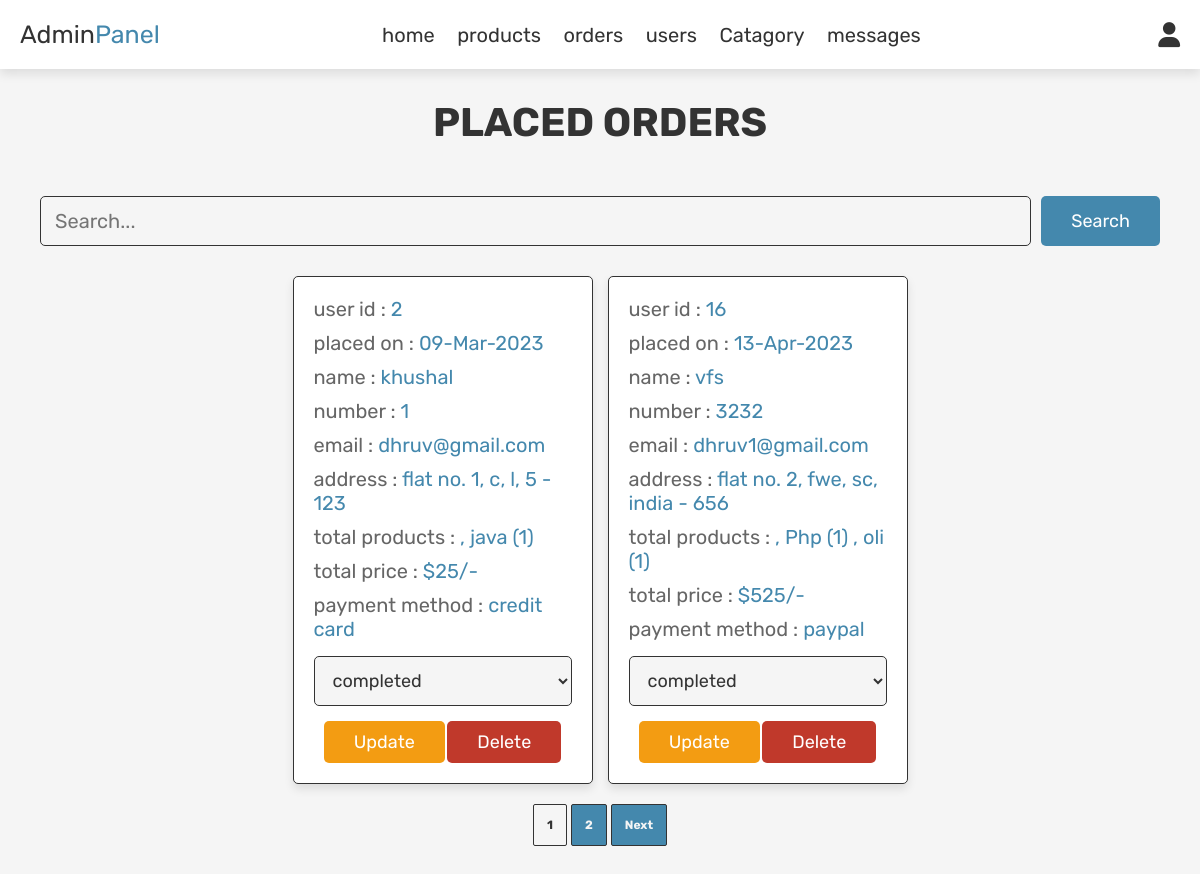
Screenshot of /admin_orders.php (signed in) with the database file from the repository.
### tables this page shows
CREATE TABLE `orders` (
  `id` int(100) NOT NULL,
  `user_id` int(100) NOT NULL,
  `name` varchar(100) NOT NULL,
  `number` varchar(12) NOT NULL,
  `email` varchar(100) NOT NULL,
  `method` varchar(50) NOT NULL,
  `address` varchar(500) NOT NULL,
  `total_products` varchar(1000) NOT NULL,
  `total_price` int(100) NOT NULL,
  `placed_on` varchar(50) NOT NULL,
  `payment_status` varchar(20) NOT NULL DEFAULT 'pending'
);

### admin_orders.php (the view, shortened to what this page needs)
<?php
include 'config.php';
?>
<!DOCTYPE html>
<html lang="en">
<head>
   <link rel="stylesheet" href="https://cdnjs.cloudflare.com/ajax/libs/font-awesome/6.0.0/css/all.min.css">
   <link rel="stylesheet" href="css/admin_style.css">
</head>
<body>
<?php include 'admin_header.php'; ?>
<section class="orders">
   <h1 class="title">placed orders</h1>
   <section class="search-form">
   <form method="post">
   <input type="text" id="search" name="search_term" placeholder="Search..." class="box">
   <button type="submit" class="btn">Search</button>
   </form>
   </section>
   <div class="box-container">
      <?php
        $limit = 2;
        if (isset($_GET['page'])) {
         $page = $_GET['page'];
        } else {
          $page = 1;
        }
      $offset = ($page - 1) * $limit;
      if(isset($_POST['search_term'])) {
         $search_term = $_POST['search_term'];
         $select_orders = mysqli_query($conn, "SELECT * FROM  orders WHERE name LIKE '%$search_term%'") or die('query failed');
         if(mysqli_num_rows($select_orders) > 0){
            while($fetch_orders = mysqli_fetch_assoc($select_orders)){
         ?>
         <div class="box">
            <p> user id : <span><?php echo $fetch_orders['user_id']; ?></span> </p>
            <p> placed on : <span><?php echo $fetch_orders['placed_on']; ?></span> </p>
            <p> name : <span><?php echo $fetch_orders['name']; ?></span> </p>
            <p> number : <span><?php echo $fetch_orders['number']; ?></span> </p>
            <p> email : <span><?php echo $fetch_orders['email']; ?></span> </p>
            <p> address : <span><?php echo $fetch_orders['address']; ?></span> </p>
            <p> total products : <span><?php echo $fetch_orders['total_products']; ?></span> </p>
            <p> total price : <span>$<?php echo $fetch_orders['total_price']; ?>/-</span> </p>
            <p> payment method : <span><?php echo $fetch_orders['method']; ?></span> </p>
            <form action="" method="post">
               <input type="hidden" name="order_id" value="<?php echo $fetch_orders['id']; ?>">
               <select name="update_payment">
                  <option value="" selected disabled><?php echo $fetch_orders['payment_status']; ?></option>
                  <option value="pending">pending</option>
                  <option value="completed">completed</option>
               </select>
               <input type="submit" value="update" name="update_order" class="option-btn">
               <a href="admin_orders.php?delete=<?php echo $fetch_orders['id']; ?>" onclick="return confirm('delete this order?');" class="delete-btn">delete</a>
            </form>
         </div>
         <?php
            }
         }else{
            echo '<p class="empty">no orders placed yet!</p>';
         }
       }else {
      $select_orders = mysqli_query($conn, "SELECT * FROM `orders` LIMIT {$offset},{$limit}") or die('query failed');
      if(mysqli_num_rows($select_orders) > 0){
         while($fetch_orders = mysqli_fetch_assoc($select_orders)){
      ?>
      <div class="box">
         <p> user id : <span><?php echo $fetch_orders['user_id']; ?></span> </p>
         <p> placed on : <span><?php echo $fetch_orders['placed_on']; ?></span> </p>
         <p> name : <span><?php echo $fetch_orders['name']; ?></span> </p>
         <p> number : <span><?php echo $fetch_orders['number']; ?></span> </p>
         <p> email : <span><?php echo $fetch_orders['email']; ?></span> </p>
         <p> address : <span><?php echo $fetch_orders['address']; ?></span> </p>
         <p> total products : <span><?php echo $fetch_orders['total_products']; ?></span> </p>
         <p> total price : <span>$<?php echo $fetch_orders['total_price']; ?>/-</span> </p>
         <p> payment method : <span><?php echo $fetch_orders['method']; ?></span> </p>
         <form action="" method="post">
            <select name="update_payment">
               <option value="" selected disabled><?php echo $fetch_orders['payment_status']; ?></option>
            </select>
            <input type="submit" value="update" name="update_order" class="option-btn">
            <a href="admin_orders.php?delete=<?php echo $fetch_orders['id']; ?>" onclick="return confirm('delete this order?');" class="delete-btn">delete</a>
         </form>
      </div>
      <?php
         }
      }else{
         echo '<p class="empty">no orders placed yet!</p>';
      }
   }
      ?>
   </div>
   <div class="contanier-pagination">
  <?php
  $sql1 = "SELECT * FROM `orders`";
  $result1 = mysqli_query($conn,$sql1) or die(mysqli_error());
  if (mysqli_num_rows($result1) > 0) {
    $total_records = mysqli_num_rows($result1);
    $total_page = ceil($total_records / $limit);
    echo '<nav aria-label="Page navigation example">';
    echo '<ul class="pagination">';
    for ($i=1; $i < $total_page; $i++) {
      if ($i == $page) {
          $active = "active";
      } else {
       $active = "";
      }
        echo '<li class="page-item "><a class="page-link '.$active.'" href="admin_orders.php?page='.$i.'"  >'.$i.'</a></li>';
    }
    if ($total_page > $page) {
      echo '<li class="page-item"><a class="page-link" href="admin_orders.php?page='.($page +1).'">Next</a></li>';
    }
    echo '</ul>';
    echo '</nav>';
}
   ?>
</div>
</section>
</body>
</html>

### css/admin_style.css (style rules this page uses)
:root { --purple:#4488ad; --red:#c0392b; --orange:#f39c12; --black:#333; --white:#fff; --light-color:#666; --light-white:#ccc; --light-bg:#f5f5f5; --border:.1rem solid var(--black); --box-shadow:0 .5rem 1rem rgba(0,0,0,.1); }
* { font-family: 'Rubik', sans-serif; margin:0; padding:0; box-sizing: border-box; outline: none; border:none; text-decoration: none; transition:all .2s linear; }
html { font-size: 62.5%; overflow-x: hidden; }
body { background-color: var(--light-bg); }
section { padding:3rem 2rem; }
.title { text-align: center; margin-bottom: 2rem; text-transform: uppercase; color:var(--black); font-size: 4rem; }
.btn, .option-btn, .delete-btn, .white-btn { display: inline-block; margin-top: 1rem; padding:1rem 3rem; cursor: pointer; color:var(--white); font-size: 1.8rem; border-radius: .5rem; text-transform: capitalize; }
.white-btn, .btn { background-color: var(--purple); }
.option-btn { background-color: var(--orange); }
.delete-btn { background-color: var(--red); }
.orders .box-container { display: grid; grid-template-columns: repeat(auto-fit, 30rem); justify-content: center; gap:1.5rem; max-width: 1200px; margin:0 auto; align-items: flex-start; }
.orders .box-container .box { background-color: var(--white); padding:2rem; border:var(--border); box-shadow: var(--box-shadow); border-radius: .5rem; }
.orders .box-container .box p { padding-bottom: 1rem; font-size: 2rem; color:var(--light-color); }
.orders .box-container .box p span { color:var(--purple); }
.orders .box-container .box form { text-align: center; }
.orders .box-container .box form select { border-radius: .5rem; margin:.5rem 0; width: 100%; background-color: var(--light-bg); border:var(--border); padding:1.2rem 1.4rem; font-size: 1.8rem; color:var(--black); }
.search-form form { max-width: 1200px; margin:0 auto; display: flex; gap:1rem; }
.search-form form .btn { margin-top: 0; }
.search-form form .box { width: 100%; padding:1.2rem 1.4rem; border:var(--border); font-size: 2rem; color:var(--black); background-color: var(--light-bg); border-radius: .5rem; }
.pagination { display: flex; padding-left: 0; list-style: none; margin : 2rem 0; }
.page-link { position: relative; display: block; padding: 0.75rem 0.375rem; color: var(--black); text-decoration: none; padding:1.3rem; background-color: var(--bs-pagination-bg); border:var(--border); background-color: var(--light-bg); border-radius: 0.2rem;margin: 0 0.2rem; font-weight: bold; font-size: 1.2rem; transition: color 0.15s ease-in-out, background-color 0.15s ease-in-out, border-color 0.15s ease-in-out, box-shadow 0.15s ease-in-out; }
.active { background-color: #d8e6ed; }

### admin_orders.php (style rules this page uses)
.contanier-pagination { display: flex; justify-content: center; }
.pagination { display: flex; padding-left: 0; list-style: none; margin : 2rem 0; }
.page-link { position: relative; display: block; padding: 0.75rem 0.375rem; color: var(--light-bg); text-decoration: none; padding:1.3rem; background-color: var(--purple); font-weight: bold; font-size: 1.2rem; transition: color 0.15s ease-in-out, background-color 0.15s ease-in-out, border-color 0.15s ease-in-out, box-shadow 0.15s ease-in-out; }
.active { background-color: var(--light-bd); color: var(--black); }
.search-form form { max-width: 1200px; margin:0 auto; display: flex; gap:1rem; }
.search-form form .btn { margin-top: 0; }
.search-form form .box { width: 100%; padding:1.2rem 1.4rem; border:var(--border); font-size: 2rem; color:var(--black); background-color: var(--light-bg); border-radius: .5rem; }

### rows the page displays
orders: user "2", placed_on "09-Mar-2023", name "khushal", number "1", email "dhruv@gmail.com", address "flat no. 1, c, l, 5 - 123", total_products ", java (1)", total_price "25", method "credit card", update_payment "completed"
orders: user "16", placed_on "13-Apr-2023", name "vfs", number "3232", email "dhruv1@gmail.com", address "flat no. 2, fwe, sc, india - 656", total_products ", Php (1) , oli (1)", total_price "525", method "paypal", update_payment "completed"
